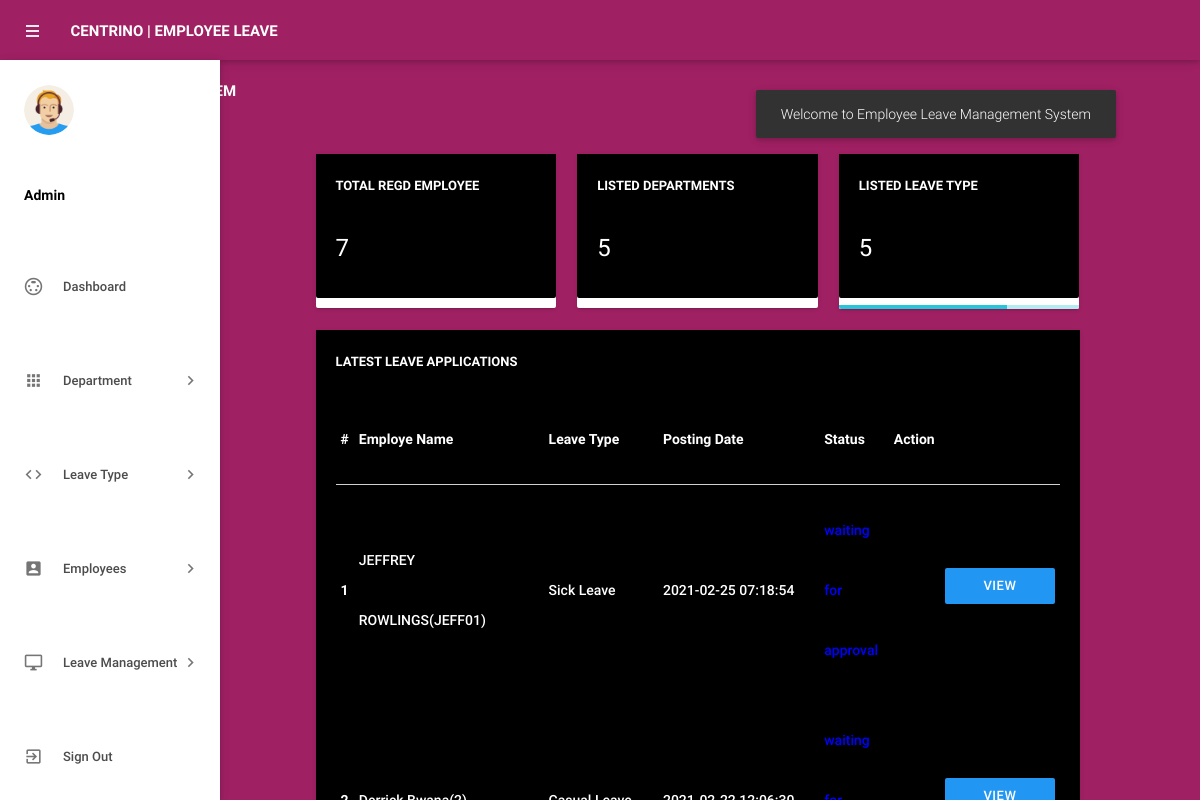
Screenshot of /admin/dashboard.php (signed in) with the database file from the repository.
### tables this page shows
CREATE TABLE `tblleaves` (
  `id` int(11) NOT NULL,
  `LeaveType` varchar(110) NOT NULL,
  `ToDate` varchar(120) NOT NULL,
  `FromDate` varchar(120) NOT NULL,
  `Description` mediumtext NOT NULL,
  `PostingDate` timestamp NOT NULL DEFAULT current_timestamp(),
  `AdminRemark` mediumtext DEFAULT NULL,
  `AdminRemarkDate` varchar(120) DEFAULT NULL,
  `Status` int(1) NOT NULL,
  `IsRead` int(1) NOT NULL,
  `empid` int(11) DEFAULT NULL
);

CREATE TABLE `tblemployees` (
  `id` int(11) NOT NULL,
  `EmpId` varchar(100) NOT NULL,
  `FirstName` varchar(150) NOT NULL,
  `LastName` varchar(150) NOT NULL,
  `EmailId` varchar(200) NOT NULL,
  `Password` varchar(180) NOT NULL,
  `Gender` varchar(100) NOT NULL,
  `Dob` varchar(100) NOT NULL,
  `Department` varchar(255) NOT NULL,
  `Address` varchar(255) NOT NULL,
  `City` varchar(200) NOT NULL,
  `Country` varchar(150) NOT NULL,
  `Phonenumber` char(11) NOT NULL,
  `Status` int(1) NOT NULL,
  `RegDate` timestamp NOT NULL DEFAULT current_timestamp()
);

### admin/dashboard.php (the view, shortened to what this page needs)
<?php
include('includes/config.php');
if(strlen($_SESSION['alogin'])==0)
    {
header('location:index.php');
}
else{
?>
<!DOCTYPE html>
<html lang="en">
    <head>
        <link type="text/css" rel="stylesheet" href="../assets/plugins/materialize/css/materialize.min.css"/>
        <link href="../assets/plugins/metrojs/MetroJs.min.css" rel="stylesheet">
        <link href="../assets/plugins/weather-icons-master/css/weather-icons.min.css" rel="stylesheet">
        <link href="../assets/css/alpha.min.css" rel="stylesheet" type="text/css"/>
        <link href="../assets/css/custom.css" rel="stylesheet" type="text/css"/>
    </head>
    <body>
            <?php include('includes/header.php');?>
       <?php include('includes/sidebar.php');?>
            <main class="mn-inner"style="background-color:#9f2063;">
                <div class="middle-content">
                    <div class="row no-m-t no-m-b">
                    <div class="col s12 m12 l4">
                        <div class="card stats-card">
                            <div class="card-content"style="background-color:black">
                                <span class="card-title"style="color:white">Total Regd Employee</span>
                                <span class="stats-counter"style="color:white">
<?php
$sql = "SELECT id from tblemployees";
$query = $dbh -> prepare($sql);
$query->execute();
$empcount=$query->rowCount();
?>
                                    <span class="counter"><?php echo htmlentities($empcount);?></span></span>
                            </div>
                            <div id="sparkline-bar"></div>
                        </div>
                    </div>
                        <div class="col s12 m12 l4">
                        <div class="card stats-card">
                            <div class="card-content"style="background-color:black">
                                <span class="card-title" style="color:white">Listed Departments </span>
    <?php
$sql = "SELECT id from tbldepartments";
$query = $dbh -> prepare($sql);
$query->execute();
$dptcount=$query->rowCount();
?>
                                <span class="stats-counter"><span class="counter"style="color:white"><?php echo htmlentities($dptcount);?></span></span>
                            </div>
                            <div id="sparkline-line"></div>
                        </div>
                    </div>
                    <div class="col s12 m12 l4">
                        <div class="card stats-card">
                            <div class="card-content"style="background-color:black">
                                <span class="card-title"style="color:white">Listed leave Type</span>
                                    <?php
$sql = "SELECT id from  tblleavetype";
$query = $dbh -> prepare($sql);
$query->execute();
$leavtypcount=$query->rowCount();
?>
                                <span class="stats-counter"><span class="counter"style="color:white"><?php echo htmlentities($leavtypcount);?></span></span>
                            </div>
                            <div class="progress stats-card-progress">
                                <div class="determinate" style="width: 70%"></div>
                            </div>
                        </div>
                    </div>
                </div>
                    <div class="row no-m-t no-m-b">
                        <div class="col s12 m12 l12">
                            <div class="card invoices-card">
                                <div class="card-content" style="background-color:black">
                                    <span class="card-title"style="color:white">Latest Leave Applications</span>
                             <table id="example" class="display responsive-table ">
                                    <thead>
                                        <tr>
                                            <th>#</th>
                                            <th width="200">Employe Name</th>
                                            <th width="120">Leave Type</th>
                                             <th width="180">Posting Date</th>
                                            <th>Status</th>
                                            <th align="center">Action</th>
                                        </tr>
                                    </thead>
                                    <tbody>
<?php $sql = "SELECT tblleaves.id as lid,tblemployees.FirstName,tblemployees.LastName,tblemployees.EmpId,tblemployees.id,tblleaves.LeaveType,tblleaves.PostingDate,tblleaves.Status from tblleaves join tblemployees on tblleaves.empid=tblemployees.id order by lid desc limit 6";
$query = $dbh -> prepare($sql);
$query->execute();
$results=$query->fetchAll(PDO::FETCH_OBJ);
$cnt=1;
if($query->rowCount() > 0)
{
foreach($results as $result)
{
      ?>
                                        <tr>
                                            <td> <b><?php echo htmlentities($cnt);?></b></td>
                                              <td><a href="editemployee.php?empid=<?php echo htmlentities($result->id);?>" target="_blank"><?php echo htmlentities($result->FirstName." ".$result->LastName);?>(<?php echo htmlentities($result->EmpId);?>)</a></td>
                                            <td><?php echo htmlentities($result->LeaveType);?></td>
                                            <td><?php echo htmlentities($result->PostingDate);?></td>
                                                                       <td><?php $stats=$result->Status;
if($stats==1){
                                             ?>
                                                 <span style="color: green">Approved</span>
                                                 <?php } if($stats==2)  { ?>
                                                <span style="color: red">Not Approved</span>
                                                 <?php } if($stats==0)  { ?>
 <span style="color: blue">waiting for approval</span>
 <?php } ?>
                                             </td>
          <td>
           <td><a href="leave-details.php?leaveid=<?php echo htmlentities($result->lid);?>" class="waves-effect waves-light btn blue m-b-xs"  > View Details</a></td>
                                    </tr>
                                         <?php $cnt++;} }?>
                                    </tbody>
                                </table>
                                </div>
                            </div>
                        </div>
                    </div>
                </div>
            </main>
        </div>
    </body>
</html>
<?php } ?>

### rows the page displays
tblleaves: tblemployees.FirstName+LastName "JEFFREY ROWLINGS", tblemployees.EmpId "JEFF01", LeaveType "Sick Leave", PostingDate "2021-02-25 07:18:54", Status "waiting for approval"
tblleaves: Status "waiting…"

### other values shown
$empcount "7"
$dptcount "5"
$leavtypcount "5"
